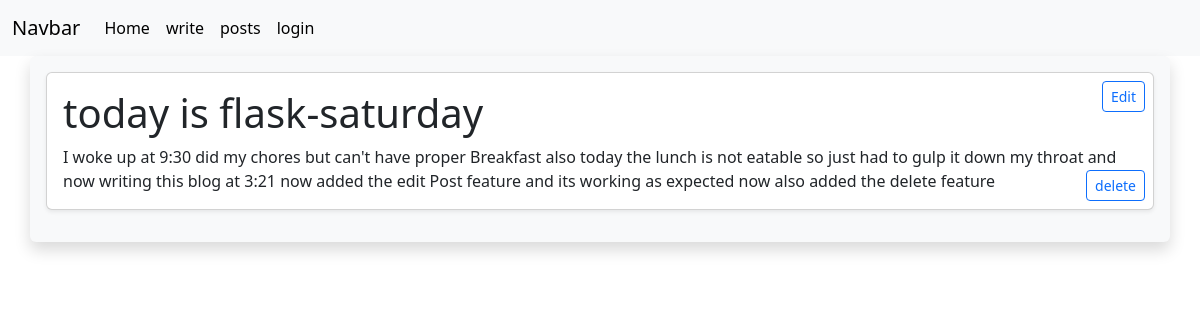
/posts/7, run on the app's committed database.
### app/models.py (models this page shows)
class Blog(db.Model):
    __tablename__='blog'
    id = db.Column(db.Integer,primary_key=True)
    title =db.Column(db.String(100),nullable=False)
    description =db.Column(db.String(255),nullable=False)
    slug = db.Column(db.String(100))
    date_added = db.Column(db.DateTime(timezone=True),default=lambda: datetime.now(timezone.utc))

### app/main/views.py (the view)
@main.route('/posts/<int:id>')
def newpost(id):
    blog = Blog.query.filter_by(id=id).first()
    if blog:
        return render_template('single_post.html',blog = blog)
    else:
        return f"some error occured"

### app/templates/single_post.html (shortened to what this page needs)
{%extends 'basic/base.html'%}
{%block page_content%}
<div class="card mb-3 shadow-sm">
    <a href="{{ url_for('main.editpost', id=blog.id) }}"
       class="btn btn-sm btn-outline-primary position-absolute top-0 end-0 m-2">
        Edit
    </a>
    <a href="{{ url_for('main.deletePost', id=blog.id) }}"
       class="btn btn-sm btn-outline-primary position-absolute bottom-0 end-0 m-2">
        delete
    </a>
    <div class="card-body">
        <h1 class="card-title">{{ blog.title }}</h1>
        <p class="card-text">{{ blog.description }}</p>
    </div>
</div>
{%endblock%}

### data on the page
Blog: title "today is flask-saturday", description "I woke up at 9:30 did my chores but can't have proper Breakfast also today the lunch is not eatable so just had to gulp it down my throat and now writing this blog at 3:21 now added the edit Post feature and its working as expected now also added the delete feature"
